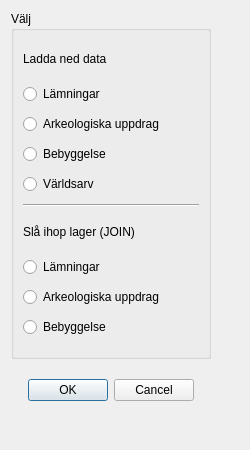
<?xml version="1.0" encoding="UTF-8"?>
<ui version="4.0">
 <class>RAAloaderDialogBase</class>
 <widget class="QDialog" name="RAAloaderDialogBase">
  <property name="geometry">
   <rect>
    <x>0</x>
    <y>0</y>
    <width>250</width>
    <height>450</height>
   </rect>
  </property>
  <property name="minimumSize">
   <size>
    <width>220</width>
    <height>420</height>
   </size>
  </property>
  <property name="maximumSize">
   <size>
    <width>250</width>
    <height>450</height>
   </size>
  </property>
  <property name="windowTitle">
   <string>RAÄ loader</string>
  </property>
  <widget class="QWidget" name="layoutWidget">
   <property name="geometry">
    <rect>
     <x>10</x>
     <y>11</y>
     <width>202</width>
     <height>404</height>
    </rect>
   </property>
   <layout class="QGridLayout" name="gridLayout">
    <item row="0" column="0">
     <layout class="QVBoxLayout" name="verticalLayout_3">
      <item>
       <widget class="QGroupBox" name="selectGroupBox">
        <property name="title">
         <string>Välj</string>
        </property>
        <layout class="QVBoxLayout" name="verticalLayout">
         <item>
          <widget class="QLabel" name="downloadLabel">
           <property name="maximumSize">
            <size>
             <width>100</width>
             <height>30</height>
            </size>
           </property>
           <property name="frameShadow">
            <enum>QFrame::Raised</enum>
           </property>
           <property name="text">
            <string>Ladda ned data</string>
           </property>
          </widget>
         </item>
         <item>
          <widget class="QRadioButton" name="downloadLamningRadioButton">
           <property name="text">
            <string>Lämningar</string>
           </property>
          </widget>
         </item>
         <item>
          <widget class="QRadioButton" name="downloadArkeoRadioButton">
           <property name="text">
            <string>Arkeologiska uppdrag</string>
           </property>
          </widget>
         </item>
         <item>
          <widget class="QRadioButton" name="downloadBebyggRadioButton">
           <property name="text">
            <string>Bebyggelse</string>
           </property>
          </widget>
         </item>
         <item>
          <widget class="QRadioButton" name="downloadWhsRadioButton">
           <property name="text">
            <string>Världsarv</string>
           </property>
          </widget>
         </item>
         <item>
          <widget class="Line" name="line">
           <property name="orientation">
            <enum>Qt::Horizontal</enum>
           </property>
          </widget>
         </item>
         <item>
          <widget class="QLabel" name="mergeLabel">
           <property name="maximumSize">
            <size>
             <width>150</width>
             <height>30</height>
            </size>
           </property>
           <property name="frameShadow">
            <enum>QFrame::Raised</enum>
           </property>
           <property name="text">
            <string>Slå ihop lager (JOIN)</string>
           </property>
          </widget>
         </item>
         <item>
          <widget class="QRadioButton" name="mergeLamningRadioButton">
           <property name="text">
            <string>Lämningar</string>
           </property>
          </widget>
         </item>
         <item>
          <widget class="QRadioButton" name="mergeArkeoRadioButton">
           <property name="text">
            <string>Arkeologiska uppdrag</string>
           </property>
          </widget>
         </item>
         <item>
          <widget class="QRadioButton" name="mergeBebyggRadioButton">
           <property name="text">
            <string>Bebyggelse</string>
           </property>
          </widget>
         </item>
        </layout>
       </widget>
      </item>
     </layout>
    </item>
    <item row="1" column="0">
     <widget class="QDialogButtonBox" name="confirmButton_box">
      <property name="maximumSize">
       <size>
        <width>200</width>
        <height>50</height>
       </size>
      </property>
      <property name="orientation">
       <enum>Qt::Horizontal</enum>
      </property>
      <property name="standardButtons">
       <set>QDialogButtonBox::Cancel|QDialogButtonBox::Ok</set>
      </property>
      <property name="centerButtons">
       <bool>true</bool>
      </property>
     </widget>
    </item>
   </layout>
  </widget>
 </widget>
 <resources/>
 <connections>
  <connection>
   <sender>confirmButton_box</sender>
   <signal>accepted()</signal>
   <receiver>RAAloaderDialogBase</receiver>
   <slot>accept()</slot>
   <hints>
    <hint type="sourcelabel">
     <x>20</x>
     <y>20</y>
    </hint>
    <hint type="destinationlabel">
     <x>20</x>
     <y>20</y>
    </hint>
   </hints>
  </connection>
  <connection>
   <sender>confirmButton_box</sender>
   <signal>rejected()</signal>
   <receiver>RAAloaderDialogBase</receiver>
   <slot>reject()</slot>
   <hints>
    <hint type="sourcelabel">
     <x>20</x>
     <y>20</y>
    </hint>
    <hint type="destinationlabel">
     <x>20</x>
     <y>20</y>
    </hint>
   </hints>
  </connection>
 </connections>
</ui>
